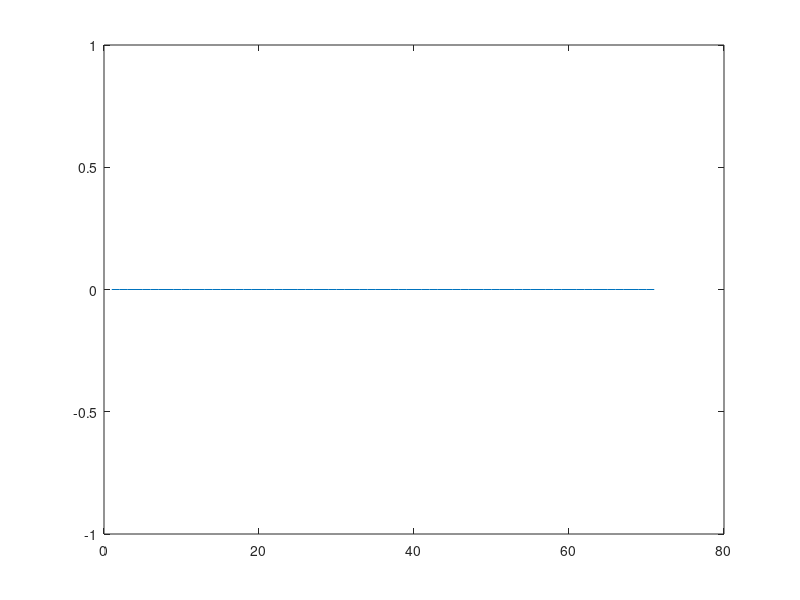

This chart was generated by the following MATLAB code: (Note: this script raises an error after producing the figure.)
% computational model

% s_temp = shape(101:end-100);
% s_temp = s_temp(81:end-80);
s_temp(1:71)= 0;
s_temp(119:end) = 0;
figure
plot(s_temp)

signal = zeros(1,501);
for i = 1:1000
f= randperm(125);
f = f(1:5)+250;
    for ii = 1:5   
        signal(f(ii)-70:f(ii)+70)  = s_temp'+signal(f(ii)-70:f(ii)+70);
    end
end
figure
plot(signal)
xline([251,251+125]);